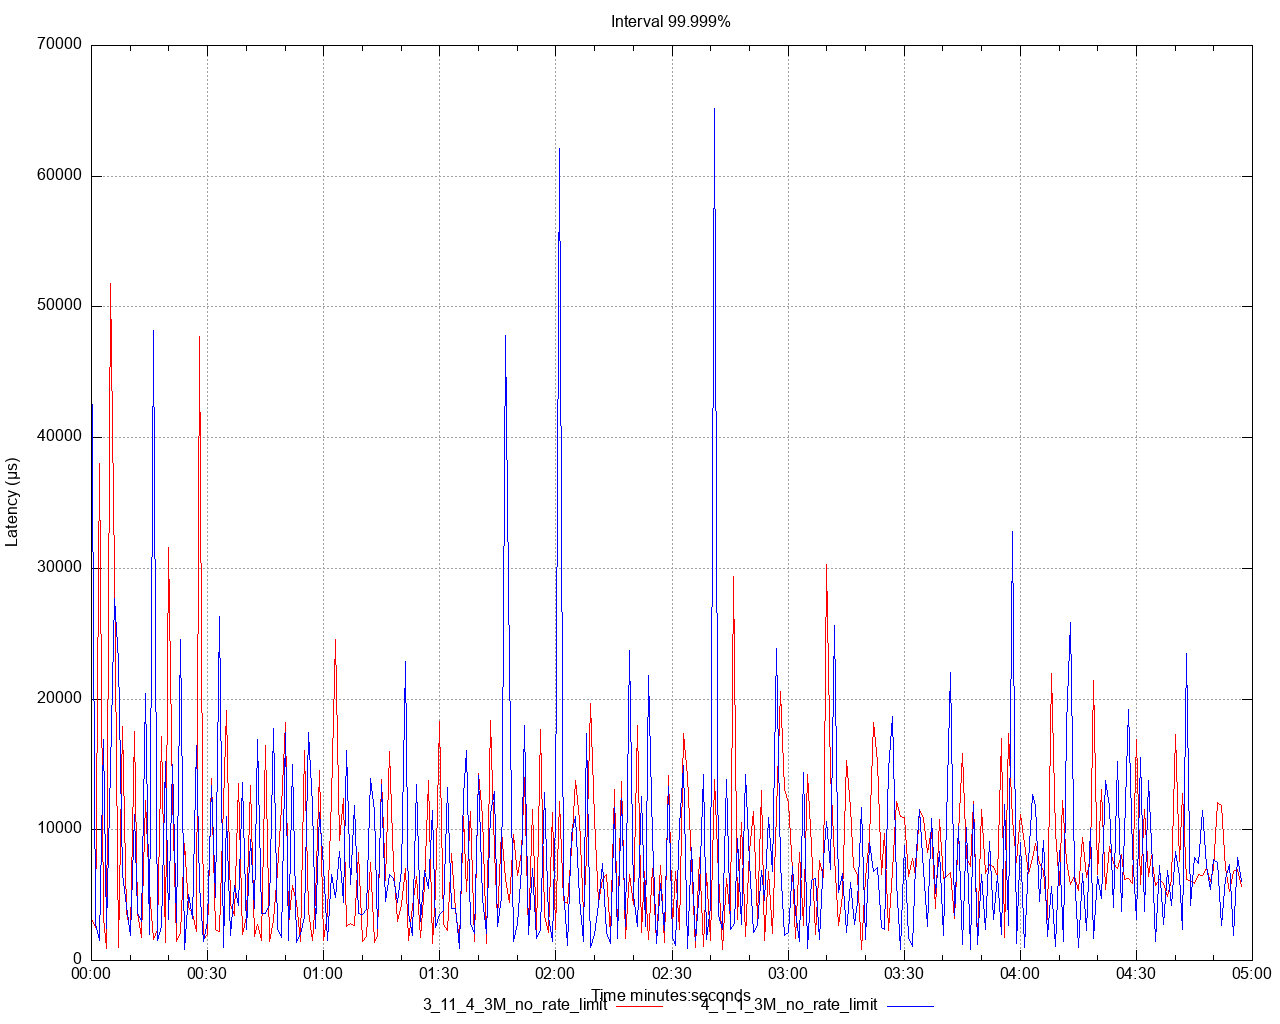

Source code (gnuplot):
set title 'Interval 99.999%' noenhanced
set style data lines
set datafile separator ","
set terminal png size 1280,1024
set grid
set key below
set xdata time
set timefmt "%s"
offset = 0
t0(x)=(offset=($0==0) ? x : offset, x - offset)
set xlabel 'Time minutes:seconds'
set ylabel 'Latency (μs)'
set output '/Users/ahmet.mircik/simulator/tests/report_3M_no_rate_limit/latency/latency_interval_99999_get.png'
plot \
   '/Users/ahmet.mircik/simulator/tests/report_3M_no_rate_limit/data/latency_interval_99999_get_1.data' using (t0(timecolumn(1))):2 title "3_11_4_3M_no_rate_limit" noenhanced lt rgb "red", \
   '/Users/ahmet.mircik/simulator/tests/report_3M_no_rate_limit/data/latency_interval_99999_get_2.data' using (t0(timecolumn(1))):2 title "4_1_1_3M_no_rate_limit" noenhanced lt rgb "blue", \
